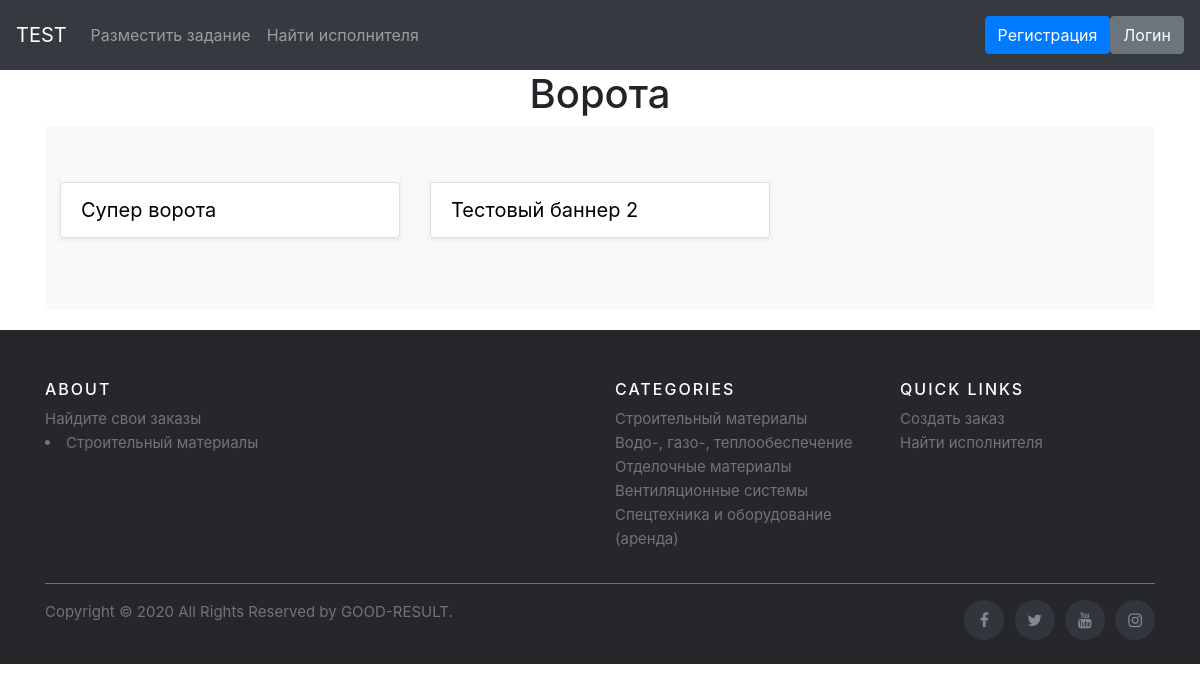
/category1/3/category2/2/category3/1, run on an earlier commit of the app's database.
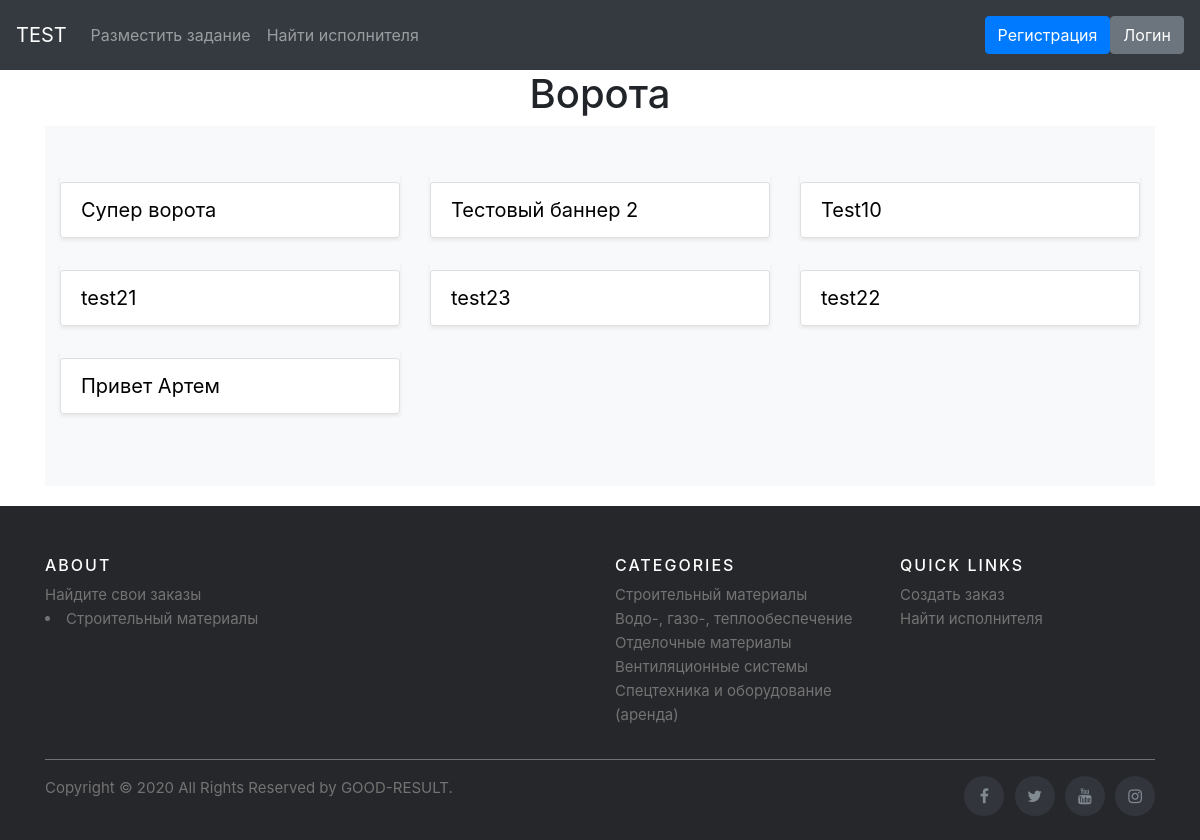
And on a later commit of the database.
### adverts/models.py (models this page shows, shortened)
class Banner(models.Model):
    category3 = models.ForeignKey(Category3, on_delete=models.CASCADE, related_name='banner')
    title = models.CharField("Наименование", max_length=150)
    description = models.TextField('Описание')
    pub_time = models.DateTimeField('Дата публикации', default=timezone.now)
    price = models.IntegerField('Цена')
    amount = models.IntegerField('Количество')
    image = models.ImageField('Изображение', upload_to='adverts/', null=True)
    addition = models.TextField('Дополнительная информация')
    author = models.ForeignKey(User, related_name='mybanners', on_delete=models.CASCADE, null=True)
    class Meta:
        verbose_name = "Объявление"
        verbose_name_plural = "Объявления"

### adverts/views.py (the view)
class Category3DetailView(generic.DetailView):
    model = Category3
    template_name = 'adverts/detail3.html'

### templates/adverts/detail3.html (shortened to what this page needs)
{% extends "base.html" %}
{% load static %}
{% block content %}
<div class="d-flex justify-content-center"><h1>{{category3.name}}</h1></div>
  <div class="album py-5 bg-light">
      <div class="container">
        <div class="row">
        {% for banner in category3.banner.all %}
          <div class="col-md-4">
            <div class="list-group mb-4 shadow-sm">
                <div class="d-flex justify-content-between align-items-center">
                  <a class="list-group-item list-group-item-action" href="{% url 'adverts:banner_detail' category3.parent_category.parent_category.id category3.parent_category.id category3.id banner.id%}" style="text-decoration:none; color: #000000;font-size: 20px;">{{ banner.title }}</a>
                </div>
              </div>
            </div>
        {% endfor %}
        </div>
      </div>
    </div>
{% endblock %}

What changed in the data, as far as the page shows it:
added Banner: title "Test10"
added Banner: title "test21"
added Banner: title "test23"
added Banner: title "test22"
added Banner: title "Привет Артем"
